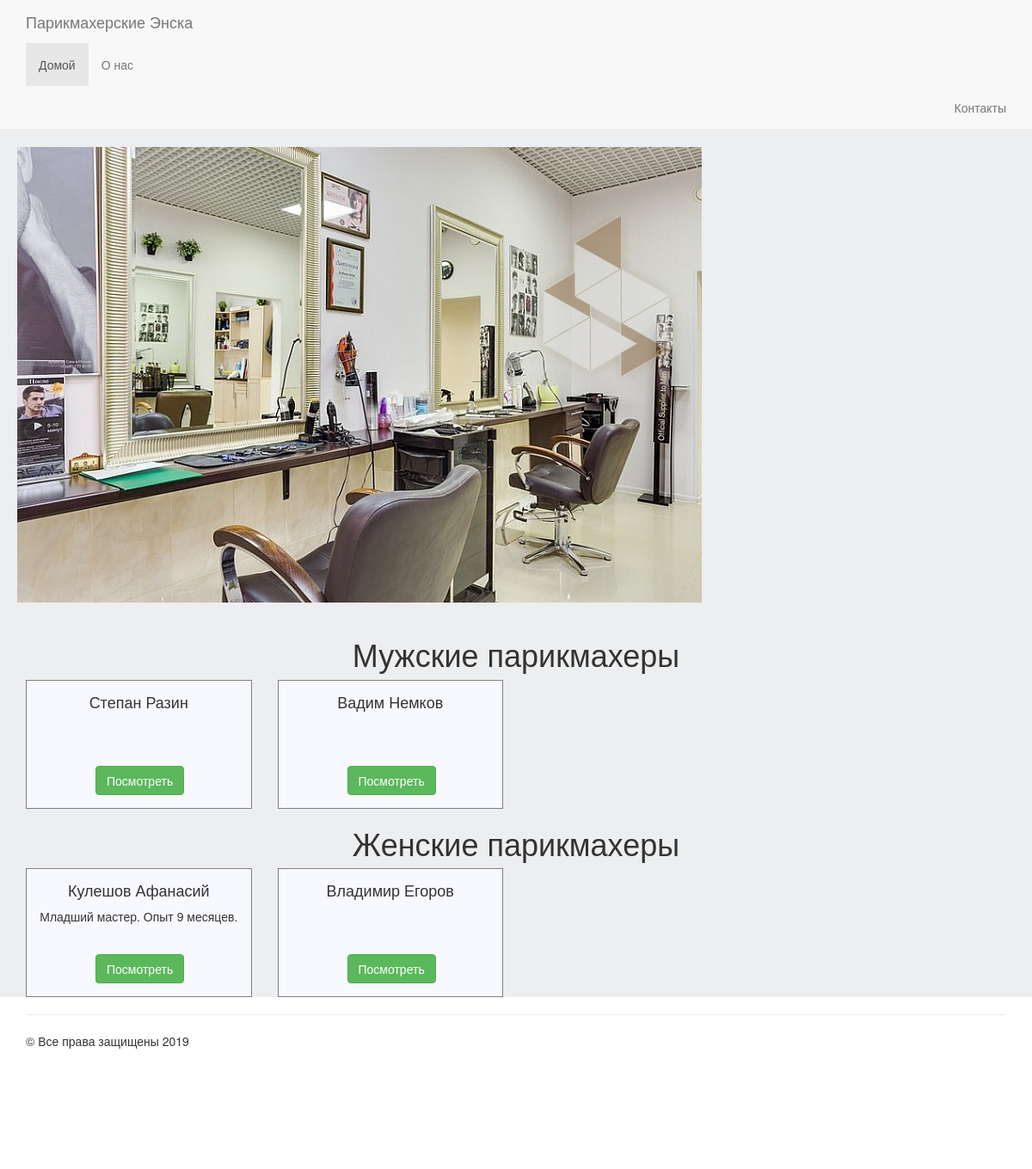
Before: / with the older database file.
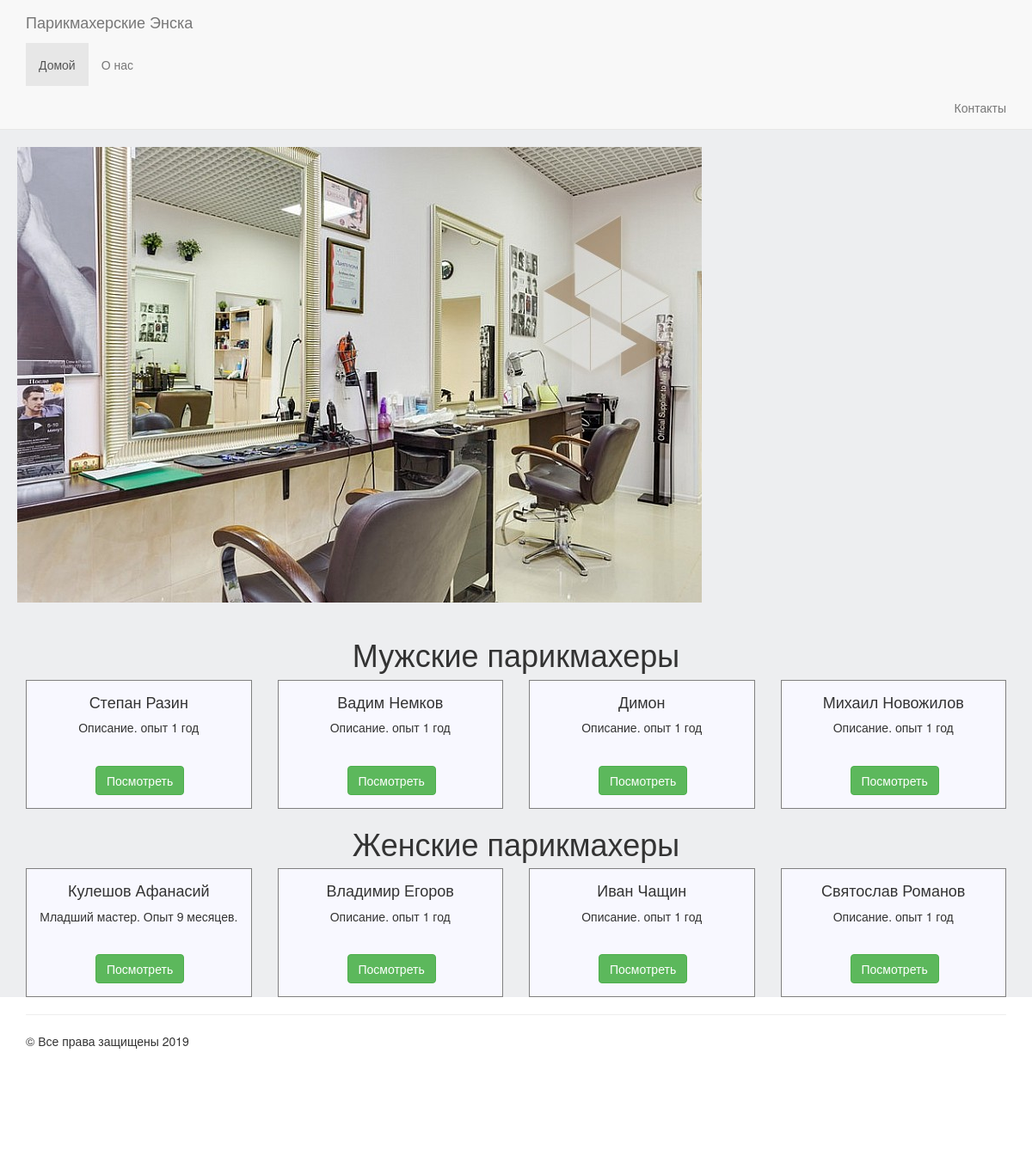
After: the same page with the newer database file.
### masters/models.py (models this page shows, shortened)
class Master(models.Model):
    name = models.CharField(u'Мастер',max_length=155, blank=True, null=True, default=None)
    descriptions = models.TextField(u'Описание',blank=True, null=True, default=None)
    short_descriptions = models.TextField(u'Стрижки',blank=True, null=True, default=None)
    position = models.CharField(u'Должность',max_length=155,blank=True, null=True, default=None);
    category = models.ForeignKey(MasterCategory,blank=True, null=True, default=None, on_delete=models.CASCADE)
    is_active = models.BooleanField(u'Активность',default=True)
    haircut = models.ForeignKey(Haircut,blank=True, null=True, default=None, on_delete=models.CASCADE)
    created = models.DateTimeField(auto_now_add=True, auto_now=False)
    updated = models.DateTimeField(auto_now_add=False, auto_now=True)
    date = models.DateTimeField(u'Дата и время',default=timezone.now)
    class Meta:
        verbose_name = 'Мастер'
        verbose_name_plural = 'Мастера'

### landing/views.py (the view)
# urls.py: path('', views.home, name='home'),
def home(request):
    masters_men = Master.objects.filter(is_active=True, category__id=1)
    masters_women = Master.objects.filter(is_active=True, category__id=2)
    return render(request, 'landing/home.html', locals())

### landing/templates/landing/home.html (shortened to what this page needs)
{% extends 'base.html' %}
{% load static %}
{% block content %}
  <div class="section-top">
    <img src="{% static 'image/010.jpg' %}" class="img-responsive">
  </div>
  <div class="section section1 men-container">
    <div class="container">
      <div class="row">
        <div class="col-lg-12">
            <h1 class="text-center">Мужские парикмахеры</h1>
        </div>
        {% for master in masters_men %}
          {% include 'landing/master_item.html' %}
        {% endfor %}
      </div>
    </div>
  </div>
  <div class="section section2 women-container">
    <div class="container">
      <div class="row">
        <div class="col-lg-12">
            <h1 class="text-center">Женские парикмахеры</h1>
        </div>
        {% for master in masters_women %}
            {% include 'landing/master_item.html' %}
        {% endfor %}
      </div>
    </div>
  </div>
{% endblock %}

### landing/templates/landing/master_item.html (shortened to what this page needs)
<div class="col-lg-3">
  <div class="master-item">
      <h4>{{ master.name }}</h4>
    <p>
      {{ master.descriptions|truncatechars_html:100 }}
    </p>
    <div class="add-to-card-btn">
      <a href="{% url 'master' master.id %}">
        <button  class="btn btn-success">
          Посмотреть
        </button>
      </a>
    </div>
  </div>
</div>

Changed rows visible on the page:
changed Master "Степан Разин": descriptions (not shown) → "Описание. опыт 1 год"
changed Master "Вадим Немков": descriptions (not shown) → "Описание. опыт 1 год"
added Master: name "Димон", descriptions "Описание. опыт 1 год", shown under "Мужские парикмахеры"
added Master: name "Михаил Новожилов", descriptions "Описание. опыт 1 год", shown under "Мужские парикмахеры"
changed Master "Владимир Егоров": descriptions (not shown) → "Описание. опыт 1 год"
added Master: name "Иван Чащин", descriptions "Описание. опыт 1 год", shown under "Женские парикмахеры"
added Master: name "Святослав Романов", descriptions "Описание. опыт 1 год", shown under "Женские парикмахеры"
